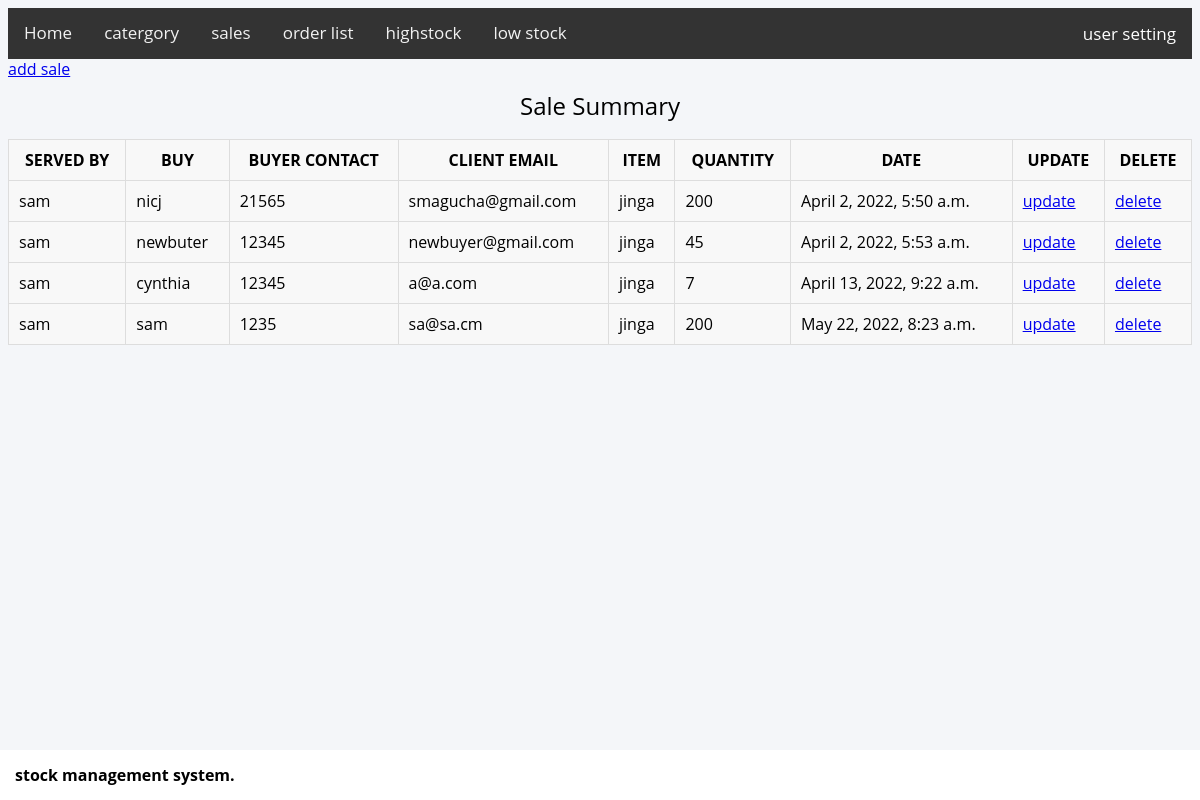
The page /sale/ (signed in) on the database its author committed.
### sale/models.py (models this page shows, shortened)
class Sale(models.Model):
    serverby = models.ForeignKey(User, on_delete=models.CASCADE)
    buyer = models.CharField(max_length=100)
    buyercontact = models.IntegerField()
    clientemail = models.EmailField()
    item = models.ForeignKey(Product, on_delete=models.CASCADE)
    quantity = models.PositiveIntegerField()
    date = models.DateTimeField(auto_now_add=True, auto_now=False)

### goodies/models.py (models this page shows)
class Product(models.Model):
    name = models.CharField(max_length=50)
    productcatergory = models.ForeignKey(Catergory, on_delete=models.CASCADE)
    weight = models.CharField(max_length=50)
    quantity = models.PositiveIntegerField()
    date_created = models.DateTimeField(auto_now_add=True, auto_now=False)
    last_update = models.DateTimeField(auto_now_add=False, auto_now=True)
    objects = models.Manager()
    quantify = QuantityManager()
    lessquantity = LessManager()
    def __str__(self):
        return self.name

### sale/views.py (the view)
# urls.py: path('', views.SaleList.as_view(), name='SaleList'),
class SaleList(LoginRequiredMixin, ListView):
    login_url = '/accounts/login/'
    model = Sale
    context_object_name = 'saledata'
    template_name = 'sale/salelist.html'

### sale/templates/sale/salelist.html (shortened to what this page needs)
{%extends 'goodies/base.html'%}
{%block content%}
<a href="{% url 'SaleCreate' %}">add sale</a>
<table border="2">
    <caption>Sale Summary</caption>
    <tr>
        <th scope="col" >
           served by
        </th>
        <th scope="col">
            buy
        </th>
        <th scope="col">
            buyer contact
        </th>
        <th scope="col">
            client email
        </th>
        <th scope="col">
            item
        </th>
        <th scope="col">
           quantity
        </th>
        <th scope="col">
            date
        </th>
        <th scope="col">
            update
        </th>
        <th scope="col">
            delete
        </th>
    </tr>
    {% for data in saledata %}
        <tr>
            <td data-label="serverby">
                 {{data.serverby}}
            </td>
            <td data-label="buyer">
                {{data.buyer}}
            </td>
            <td data-label="buyer contact">
                {{data.buyercontact}}
            </td>
            <td data-label="client email">
                {{data.clientemail}}
            </td>
            <td data-label="item">
                {{data.item}}
            </td>
            <td data-label="quantity">
                {{data.quantity}}
            </td>
            <td data-label="date">
                {{data.date}}
            </td>
            <td data-label="update">
                <a href="{% url 'SaleUpdate' data.id%}">update</a>
            </td>
            <td data-label="delete">
                <a href="{% url 'DeleteSale' data.id%}">delete</a>
            </td>
        </tr>
    {%endfor%}
</table>
{%endblock%}

### goodies/static/css/styling.css (style rules this page uses)
body { background: #f4f6f9; font-family: "Open Sans", sans-serif; line-height: 1.25; }
* { box-sizing: border-box; }
table { border: 1px solid #ccc; border-collapse: collapse; margin: 0; padding: 0; width: 100%; }
table caption { font-size: 1.5em; margin: .5em 0 .75em; }
table tr { background-color: #f8f8f8; border: 1px solid #ddd; padding: .35em; }
table th, table td { padding: .625em; }
table th { text-transform: uppercase; }

### rows shown on the page
Sale: serverby "sam", buyer "nicj", buyercontact "21565", clientemail "smagucha@gmail.com", item "jinga", quantity "200", date "April 2, 2022, 5:50 a.m."
Sale: serverby "sam", buyer "newbuter", buyercontact "12345", clientemail "newbuyer@gmail.com", item "jinga", quantity "45", date "April 2, 2022, 5:53 a.m."
Sale: serverby "sam", buyer "cynthia", buyercontact "12345", clientemail "a@a.com", item "jinga", quantity "7", date "April 13, 2022, 9:22 a.m."
Sale: serverby "sam", buyer "sam", buyercontact "1235", clientemail "sa@sa.cm", item "jinga", quantity "200", date "May 22, 2022, 8:23 a.m."
